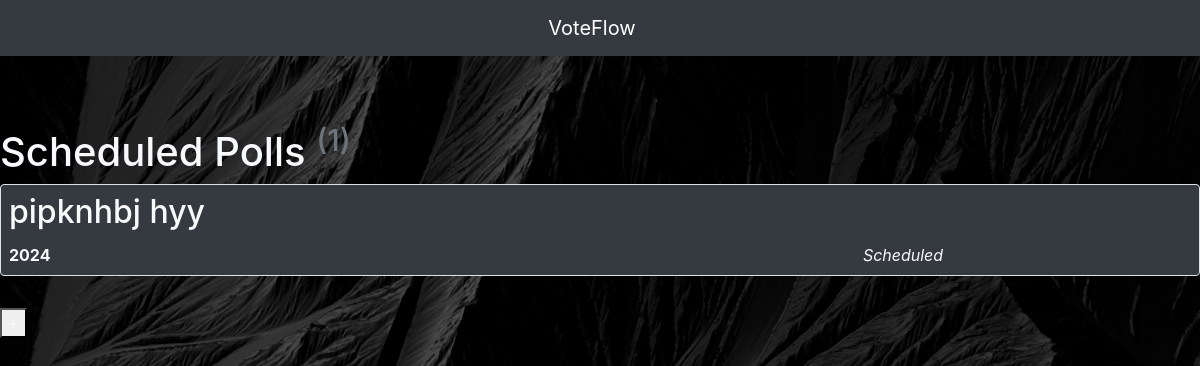
Page /polls/ (signed in) on the earlier database version.
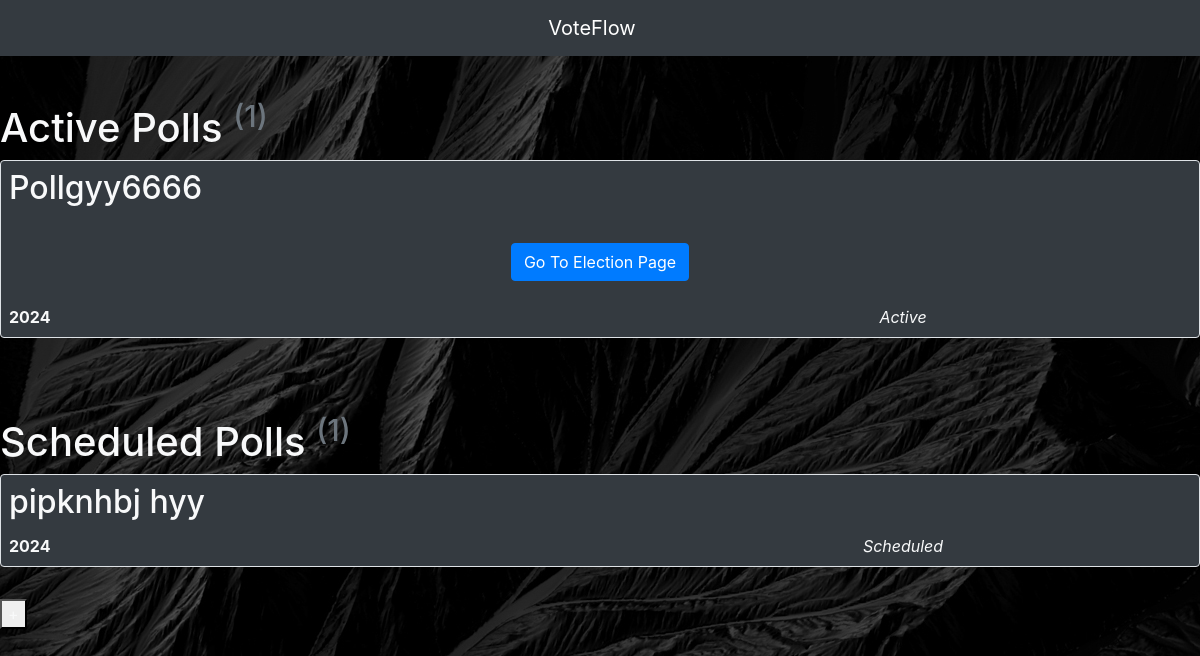
Same page on the later database version.
### VoteFlow/models.py (models this page shows, shortened)
class Poll(db.Model):
    id = db.Column(db.Integer, primary_key=True)
    name = db.Column(db.String, nullable=False)
    houses = db.Column(db.PickleType, nullable=True)
    posts = db.Column(db.PickleType, nullable=False)
    year = db.Column(db.String, nullable=False)
    status = db.Column(db.String, nullable=False)
    total_votes = db.Column(db.Integer, default=0)
    total_voted = db.Column(db.Integer, default=0)
    students = db.relationship("Student")
    candidates = db.relationship("Candidate")
    school_id = db.Column(db.Integer, db.ForeignKey("school.id"))

### VoteFlow/polls/routes.py (the view)
@polls.route("/", methods=["GET", "POST"])
@login_required
def home():
    form = CreatePollForm()
    if form.is_submitted():
        return redirect(url_for("polls.create_poll"))
    school = current_school
    activepolls = Poll.query.filter_by(school_id=school.id, status="Active").all()
    scheduledpolls = Poll.query.filter_by(school_id=school.id, status="Scheduled").all()
    archivedpolls = Poll.query.filter_by(school_id=school.id, status="Archived").all()
    return render_template(
        "polls-home.html",
        title="Dashboard-Polls",
        dash_location="polls",
        school=school,
        activepolls=activepolls,
        scheduledpolls=scheduledpolls,
        archivedpolls=archivedpolls,
        form=form,
        linker=get_poll_link,  # (school.id,poll.id),
    )

### VoteFlow/models.py (called while the page is built)
@login_manager.user_loader
def load_user(user_id):
    user = User.query.get(int(user_id))
    print("USER_ID:", user_id)
    print("USER_QUERIED:", user_id)
    if not user:
        return None
    if user.user_type == "student":
        return Student.query.get(user.user_id)
    elif user.user_type == "school":
        return School.query.get(user.user_id)
    return None

### VoteFlow/templates/polls-home.html (shortened to what this page needs)
{% extends "base.html" %}
{% block content %}
<section>
  {% if activepolls or scheduledpolls or archivedpolls %}
  {% if activepolls %}
  <h1 class="mt-5">Active Polls <sup class="text-secondary">({{ activepolls|length }})</sup></h1>
  <div class="pollbody">
    {% for poll in activepolls %}
    <div class="row">
      <div class="col-lg mb-2">
        <div class="card border rounded bg-dark p-2" onclick="window.location.href='{{url_for('polls.dashboard_home', school_id=school.id, poll_id=poll.id)}}';">
          <h2 class="card-title">{{poll['name']}}</h2>
          <div class="d-flex justify-content-center m-3">
            {% if poll['status'] == 'Active' %}
            <a href="{{url_for('election.splash_screen', school_id=school.id, poll_id=poll.id)}}" class="btn btn-primary my-2">Go To Election Page</a><br>
            {% endif %}
          </div>
          <div class="row">
            <div class="col">
              <b>{{poll['year']}}</b>
            </div>
            <div class="col d-flex justify-content-center">
              <i>Active</i>
            </div>
          </div>
        </div>
      </div>
    </div>
    {% endfor %}
  </div>
  {% endif %}
  <br>
  {% if scheduledpolls %}
  <h1 class="mt-5">Scheduled Polls <sup class="text-secondary">({{ scheduledpolls|length }})</sup></h1>
  <div class="poll-body">
    {% for poll in scheduledpolls %}
    <div class="row">
      <div class="col-lg mb-2">
        <div class="card border rounded bg-dark p-2" onclick="window.location.href='{{url_for('polls.dashboard_home',poll_id=poll.id)}}';">
          <h2 class="card-title">{{poll['name']}}</h2>
          <div class="row">
            <div class="col">
              <b>{{poll['year']}}</b>
            </div>
            <div class="col d-flex justify-content-center">
              <i>Scheduled</i>
            </div>
          </div>
        </div>
      </div>
    </div>
    {% endfor %}
  </div>
  {% endif %}
  <br>
  {% else %}
  <div class='no-polls'>
    <center>
      <h2>No Polls Available</h2>
    </center>
  </div>
  {% endif %}
</section>
<button
       id="new-poll-btn"
       type="button"
       class="mdl-button mdl-button--fab position-absolute text-light"
       data-bs-toggle="modal"
       data-bs-target="#create-poll-modal"
       >+</button>
{% endblock content %}

Differences in the rows shown:
added Poll: name "Pollgyy6666", year "2024", shown under "Active Polls (1)"
Other differences:
{{ activepolls|length }}: (not shown) → "1"
text now shown: "Active Polls ( )"
